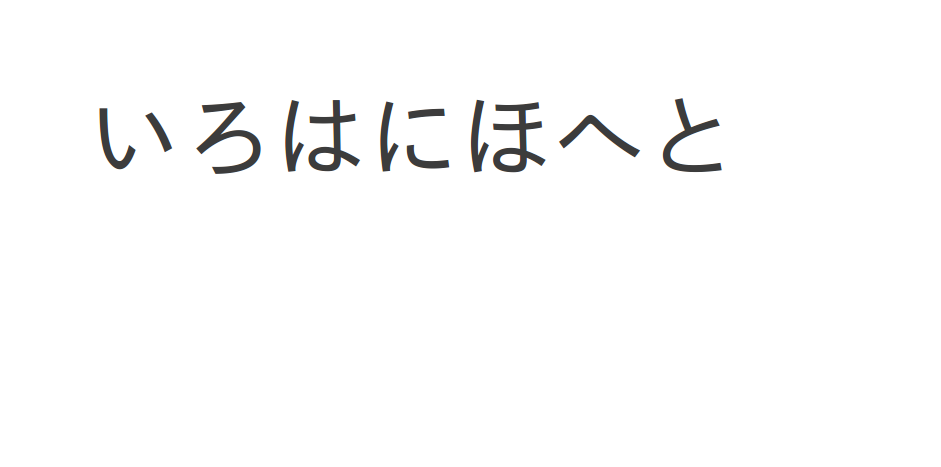
#> input picture sample.png, 941 x 467 px
$ python main.py
#> lines starting #> are read from the running program, lines starting #| are printed output that depends on the picture; after the words box and inside, x2 and y2 are one past the last pixel; in counts of white or black regions, pixels touching at a corner belong together
import cv2
import numpy as np


def main(file):
    # 画像白黒で読み込み
#> called with file = 'sample.png'
    image = cv2.imread(file)
#> image is the input picture: shape (467, 941, 3); mean B, G, R 250.8, 250.8, 250.8
    gray_image = cv2.cvtColor(image, cv2.COLOR_BGR2GRAY)

    # 画像サイズによりカーネル決定
    character_vertical_kernel_hight = int(image.shape[0] / 130)     # 縦
#> character_vertical_kernel_hight = 3
    character_vertical_kernel_width = int(image.shape[1] / 130)     # 横
#> character_vertical_kernel_width = 7
    character_vertical_iterations = 2                               # 誇張処理回数

    # 2値化
    threshold = 100.0
    maxvalue = 255.0
    _, binary_image = cv2.threshold(gray_image, threshold, maxvalue, cv2.THRESH_BINARY)
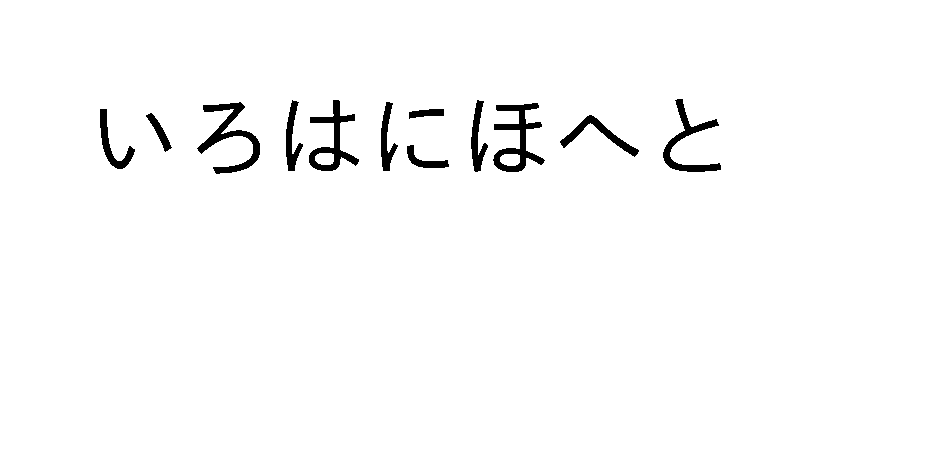
#> binary_image: shape (467, 941); 98% white; 12 black regions, largest, box (x1, y1, x2, y2) and area: (493, 103, 545, 172) 1315, (197, 102, 260, 174) 1295, (309, 100, 359, 171) 1115
    # 白黒反転
    binary_image = 255 - binary_image

    # 白部分の膨張処理（Dilation）：モルフォロジー変換 - 2値画像を対象
    kernel = np.ones((character_vertical_kernel_hight, character_vertical_kernel_width),  np.uint8)
    binary_image_dilation = cv2.dilate(binary_image, kernel, iterations = character_vertical_iterations)
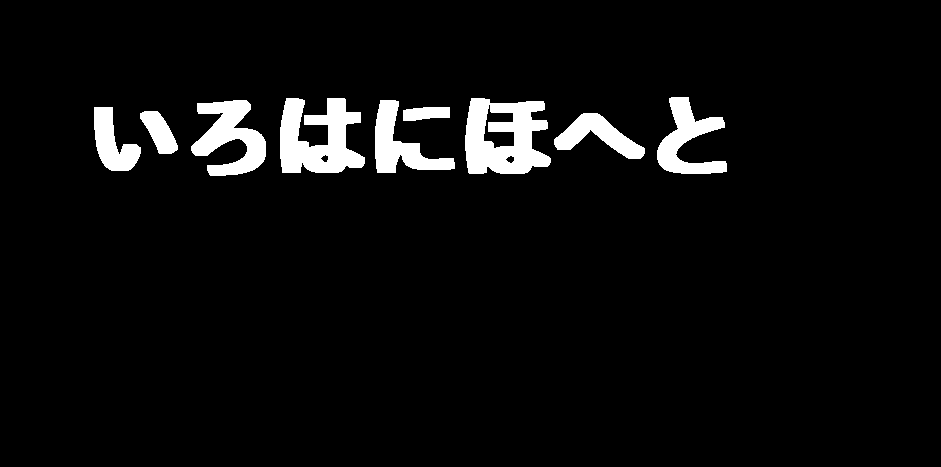
#> binary_image_dilation: shape (467, 941); 4.9% white; 9 white regions
    # cv2.imwrite('tmp.png', binary_image_dilation)

    # 輪郭抽出
    contours, hierarchy = cv2.findContours(binary_image_dilation, cv2.RETR_EXTERNAL, cv2.CHAIN_APPROX_SIMPLE)
#> contours = 9 contours; largest, box (x1, y1, x2, y2) and area: (465, 98, 551, 174) 5054, (280, 98, 365, 173) 4006, (191, 100, 266, 176) 2887, (657, 97, 727, 174) 2360, (375, 100, 455, 173) 2232

    boxes = []
    for i in range(len(contours)):
        x, y, w, h = cv2.boundingRect(contours[i])
        boxes += [[x, y, x + w, y + h]]
#> this loop made 9 passes
#> (x, y, w, h) on passes 3 to 9: (403, 107, 47, 14), (94, 107, 47, 64), (375, 100, 80, 73), (191, 100, 75, 76), (465, 98, 86, 76), (280, 98, 85, 75), (657, 97, 70, 77)
#> (x, y, w, h, boxes) on passes 1 to 2: (554, 113, 91, 46, [[554, 113, 645, 159]]), (140, 111, 38, 43, [[554, 113, 645, 159], [140, 111, 178, 154]])

    checked_boxes = ProcessingBox.check_include_box(boxes)
    checked_boxes = ProcessingBox.check_cross_box(boxes)

    # 輪郭を描画
    for box in checked_boxes:
        x1, y1, x2, y2 = box
        cv2.rectangle(image, (x1, y1), (x2, y2), (0, 255, 0), thickness=2)

    cv2.imwrite('result.png', image)


class ProcessingBox:

    @classmethod
    def check_include_box(cls, boxes):
        include_boxes = []
        for i in range(len(boxes)):
            for j in range(len(boxes)):
                if i == j:
                    continue
                # 片方のboxが片方のboxを内包しているかチェックする
                x01, y01, x02, y02 = boxes[i]
                x11, y11, x12, y12 = boxes[j]
                if x01 < x11 and y01 < y11 and x02 > x12 and y02 > y12:
                    include_boxes += [boxes[j]]
#> this loop made 9 passes
#> after the loop, include_boxes = [[403, 107, 450, 121]]
        # 内包しているboxを削除
        for box in include_boxes:
            boxes.remove(box)
#> this loop made 1 pass
#> after the loop, boxes = [[554, 113, 645, 159], [140, 111, 178, 154], [94, 107, 141, 171], [375, 100, 455, 173], [191, 100, 266, 176], [465, 98, 551, 174], [280, 98, 365, 173], [657, 97, 727, 174]]
#> in main, `checked_boxes = ProcessingBox.check_include_box(boxes)`: checked_boxes has the same summary as boxes in check_include_box

        return boxes

    @classmethod
    def check_cross_box(cls, boxes):
        "交差座標を結合する"
        calc_boxes = []
        exclude_box = []
        for i in range(len(boxes)):
            for j in range(len(boxes)):
                if i == j:
                    continue
                tuple_box_1 = cls.__calc_vertical_horizontal(boxes[i])
                tuple_box_2 = cls.__calc_vertical_horizontal(boxes[j])
                retval, intersecting_region = cv2.rotatedRectangleIntersection(tuple_box_1, tuple_box_2)
                # box同士の交差なし
                if retval == 0:
                    calc_boxes += [boxes[i]]
                # box同士が交差していたら
                if retval == 1:
                    union_box = cls.__union_box(boxes[i], boxes[j])
                    calc_boxes += [union_box]
                    exclude_box += [boxes[i]] + [boxes[j]]
#> this loop made 8 passes
        # 重複座標を削除
        calc_boxes = list(set(map(tuple, calc_boxes)))
        exclude_box = list(set(map(tuple, exclude_box)))
        # 交差座標を削除
        for box in exclude_box:
            calc_boxes.remove(box)
#> this loop made 2 passes
        return calc_boxes

    @classmethod
    def __union_box(cls, box1, box2):
        "2つの座標リストを結合する"
        x01, y01, x02, y02 = box1
        x11, y11, x12, y12 = box2

        minx = min([x01, x02, x11, x12])
        maxx = max([x01, x02, x11, x12])
        miny = min([y01, y02, y11, y12])
        maxy = max([y01, y02, y11, y12])

        union_box = [minx, miny, maxx, maxy]
        return union_box

    @classmethod
    def __calc_vertical_horizontal(cls, box):
        "左上＆右下の座標を受け取り、真ん中座標＆幅＆高さに変形する"
        x1, y1, x2, y2 = box
        w = x2 - x1
        h = y2 - y1

        x_center = x1 + w / 2
        y_center = y1 + h / 2
        return ((x_center, y_center), (w, h), 0)


if __name__ == '__main__':
    file = "sample.png"
    main(file)
#> the loop in main, `for box in checked_boxes:` made 7 passes
#> after the loop in main, `for box in checked_boxes:`:
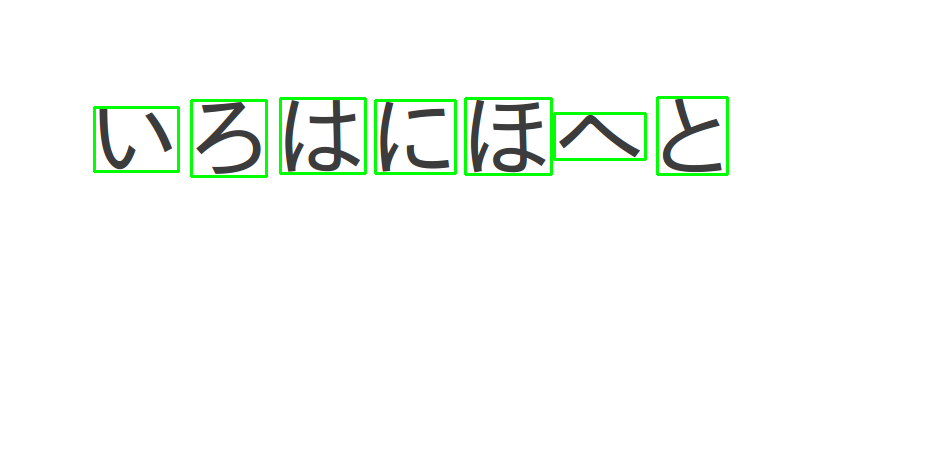
#> image: shape (467, 941, 3); 1.44% of pixels changed, all inside (x1, y1, x2, y2) = (93, 96, 729, 178)
